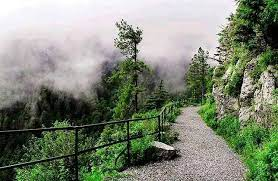
#> input picture The Sparks Foundation(IoT & Computer Vision)/sample_image.jpg, 278 x 181 px
$ jupyter execute 'Image Recognition.ipynb'   (shell and % lines are left out)
#> lines starting #> are read from the running program, lines starting #| are printed output that depends on the picture
# The Sparks Foundation

# Code By Hamza Majid

# IoT & Computer Vision

[cell 1]
from sklearn.cluster import KMeans
import matplotlib.pyplot as plt
import numpy as np
import cv2
from collections import Counter
from skimage.color import rgb2lab, deltaE_cie76
import os

[cell 2]
image = cv2.imread('sample_image.jpg')
#> image is the input picture: shape (181, 278, 3); mean B, G, R 116.6, 133.5, 126
print("The type of this input is {}".format(type(image)))
#| The type of this input is <class 'numpy.ndarray'>
print("Shape: {}".format(image.shape))
#| Shape: (181, 278, 3)
plt.imshow(image)

[cell 3]
image = cv2.cvtColor(image, cv2.COLOR_BGR2RGB)
plt.imshow(image)

[cell 4]
def RGB2HEX(color):
    return "#{:02x}{:02x}{:02x}".format(int(color[0]), int(color[1]), int(color[2]))

[cell 5]
def get_image(image_path):
    image = cv2.imread(image_path)
    image = cv2.cvtColor(image, cv2.COLOR_BGR2RGB)
    return image

[cell 6]
def get_colors(image, number_of_colors, show_chart):

#> called with number_of_colors = 8, show_chart = True
    modified_image = cv2.resize(image, (600, 400), interpolation = cv2.INTER_AREA)
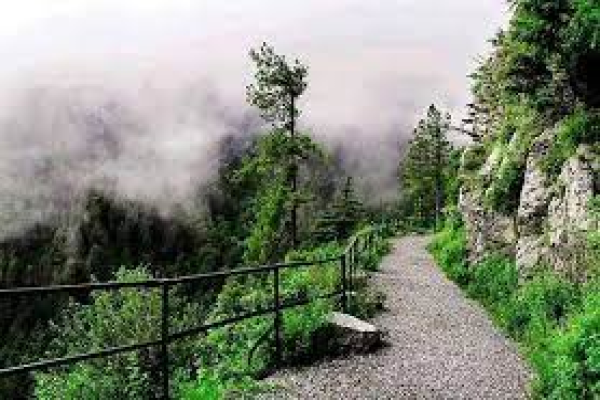
#> modified_image: shape (400, 600, 3); mean R, G, B 125.9, 133.4, 116.5
    modified_image = modified_image.reshape(modified_image.shape[0]*modified_image.shape[1], 3)

    clf = KMeans(n_clusters = number_of_colors)
    labels = clf.fit_predict(modified_image)

    counts = Counter(labels)
#> counts = {4: 28622, 7: 28773, 3: 26685, 6: 28421, 1: 26554, 0: 33480, 5: 32634, 2: 34831}
    # sort to ensure correct color percentage
    counts = dict(sorted(counts.items()))
#> counts = {0: 33480, 1: 26554, 2: 34831, 3: 26685, 4: 28622, 5: 32634, 6: 28421, 7: 28773}

    center_colors = clf.cluster_centers_
    # We get ordered colors by iterating through the keys
    ordered_colors = [center_colors[i] for i in counts.keys()]
#> ordered_colors = [[78.79, 103.8, 62.02], [186.4, 180.1, 176.8], [14.58, 23.63, 10.97], [152.7, 152.2, 139.7], [241.9, 238.8, 244], [46.76, 65.34, 35.98], [114.4, 132.3, 96.04], [222, 214.7, 216.3]]
    hex_colors = [RGB2HEX(ordered_colors[i]) for i in counts.keys()]
#> hex_colors = ['#4e673e', '#bab4b0', '#0e170a', '#98988b', '#f1eef3', '#2e4123', '#728460', '#ddd6d8']
    rgb_colors = [ordered_colors[i] for i in counts.keys()]
#> rgb_colors has the same summary as ordered_colors

    if (show_chart):
        plt.figure(figsize = (8, 6))
        plt.pie(counts.values(), labels = hex_colors, colors = hex_colors)

    return rgb_colors

[cell 7]
get_colors(get_image('sample_image.jpg'), 8, True)
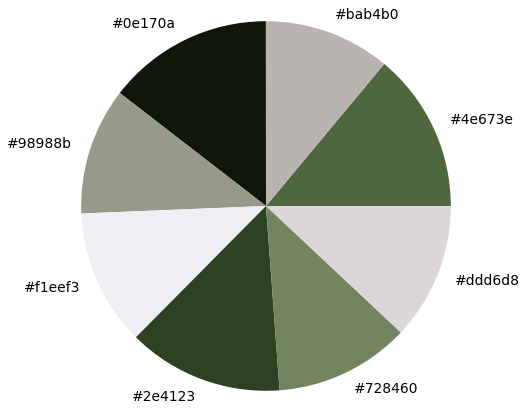
#> figure drawn by matplotlib, 1 panel
